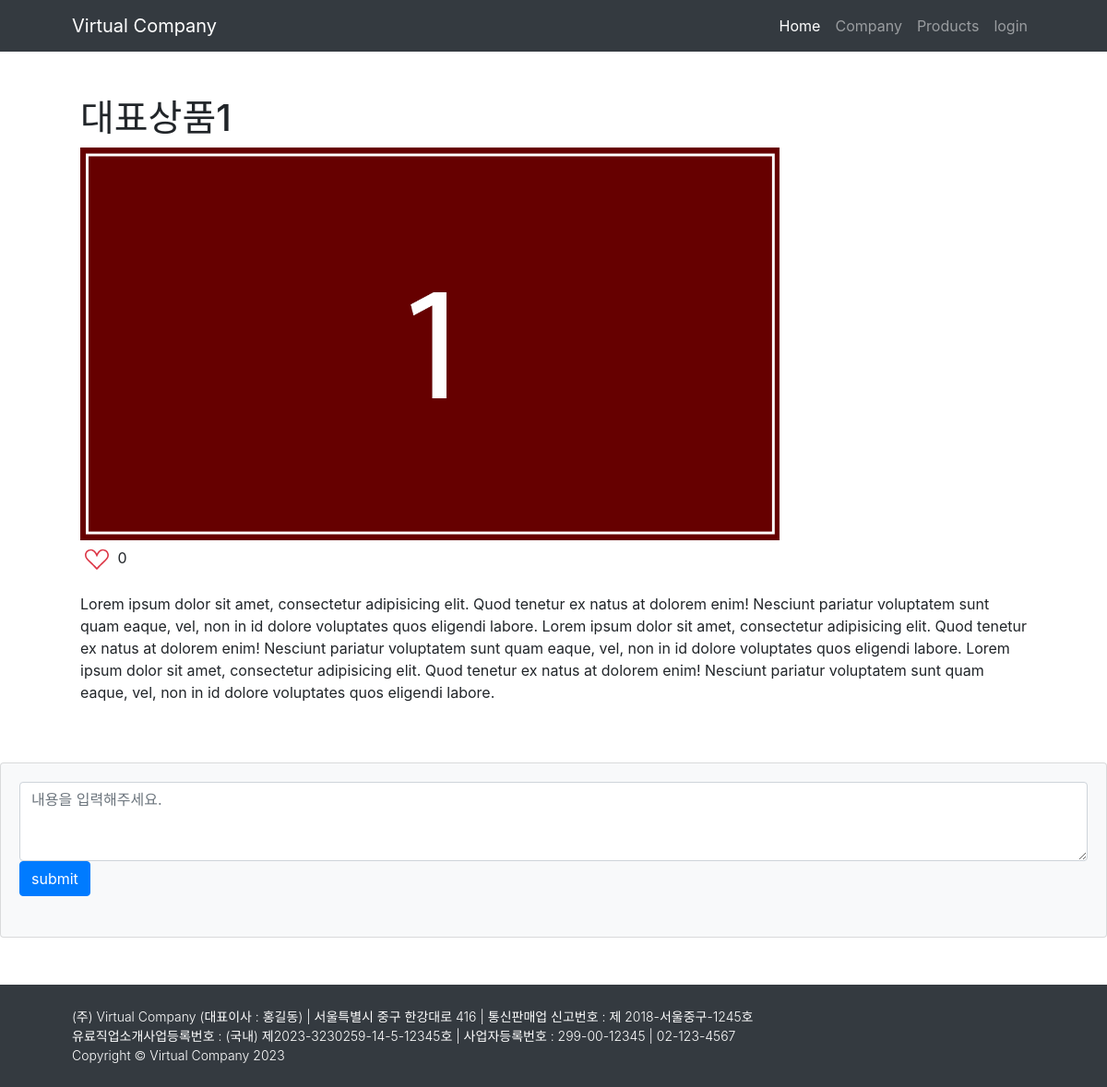
Before: /1/ with the older database file.
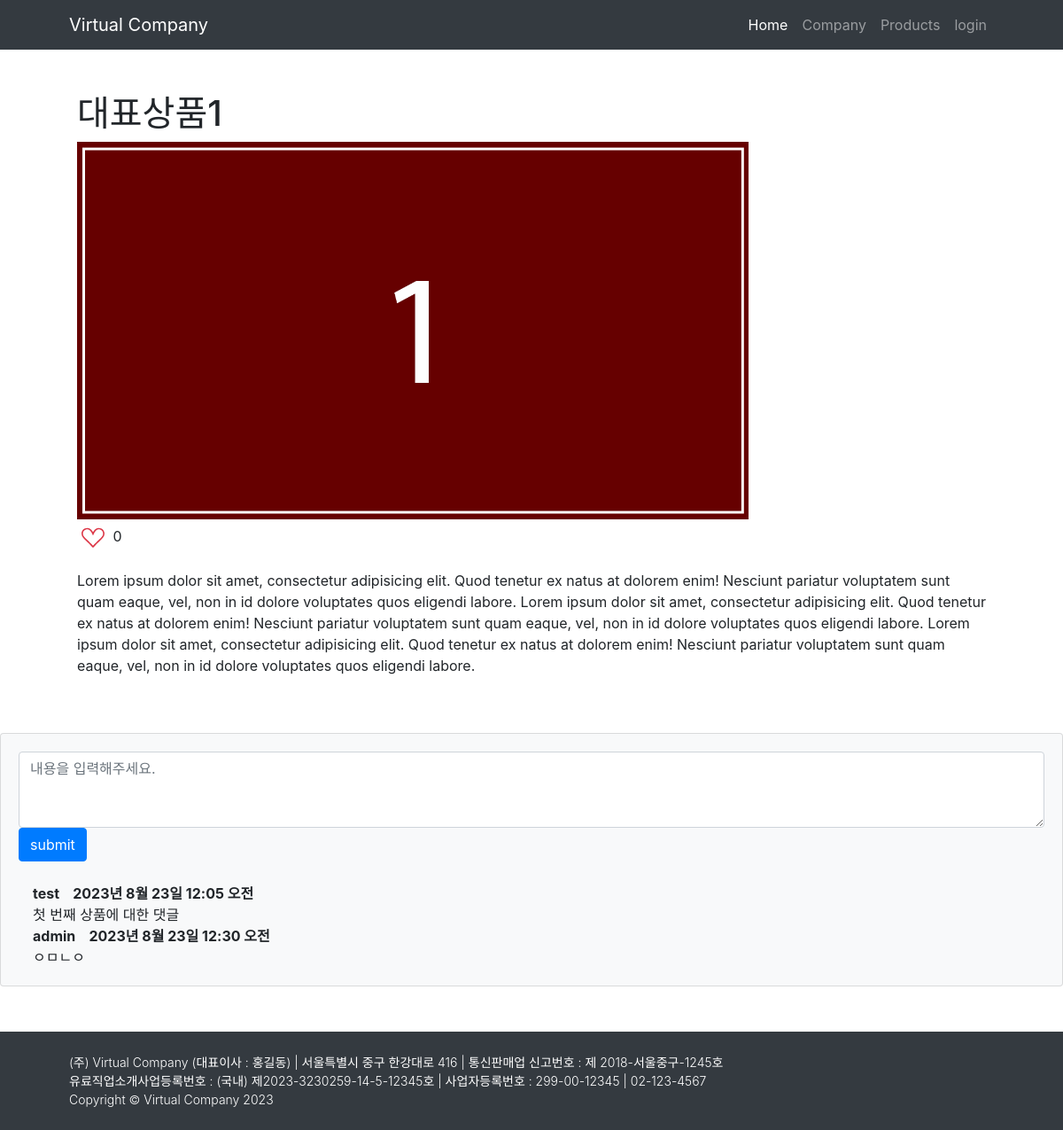
After: the same page with the newer database file.
### mysite/models.py (models this page shows, shortened)
class Product(models.Model):
    title = models.CharField(max_length=200)
    image = models.ImageField(upload_to='pics/%y%m/%d/',  null=True)
    sub_content = models.CharField(max_length=200, default='', null=True)
    content = models.TextField()
    pub_date = models.DateTimeField('date published')
    isMain = models.BooleanField()
    like = models.ManyToManyField(User, related_name='likes', blank=True)

class Comment(models.Model):
    author = models.ForeignKey(User, on_delete=models.CASCADE)
    content_list = models.ForeignKey(Product, on_delete=models.CASCADE)
    content = models.TextField()
    create_date = models.DateTimeField(auto_now_add=True)
    modify_date = models.DateTimeField(auto_now=True)

### mysite/views.py (the view)
# urls.py: path('<int:content_id>/', detail, name='detail'),
def detail(req, content_id):
    MainContent = Product.objects
    content_list = get_object_or_404(MainContent, pk=content_id)
    context = {'content_list': content_list}
    return render(req, 'mysite/content_detail.html', context)

### templates/mysite/content_detail.html (shortened to what this page needs)
{% extends 'base.html' %}
{% block content %}
<div class="container px-4 px-lg-5">
    <div class="row gx-4 gx-lg-5 align-items-center my-5">
        <h1>{{content_list.title}}</h1>
        <img src="{{ content_list.image.url }}" class="d-block w-75" alt="...">
        <p class="post-meta"  onclick="sendRequest({{ content_list.id }}, this)">
            {% if request.user in content_list.like.all %}
            <button class="btn btn-link text-danger px-1">
                <svg xmlns="http://www.w3.org/2000/svg" width="26" height="26" fill="currentColor"  viewBox="0 0 16 16">
                  <path d="M4 1c2.21 0 4 1.755 4 3.92C8 2.755 9.79 1 12 1s4 1.755 4 3.92c0 3.263-3.234 4.414-7.608 9.608a.513.513 0 0 1-.784 0C3.234 9.334 0 8.183 0 4.92 0 2.755 1.79 1 4 1z"/>
                </svg>
            </button> {{ content_list.like.count }}
            {% else %}
            <button class="btn btn-link text-danger px-1">
            </button> {{ content_list.like.count }}
            {% endif %}
        </p>
        <p>{{content_list.content}}</p>
    </div>
</div>
<section class="mb-5">
    <div class="card bg-light">
        <div class="card-body">
            <form method="post" class="mb-4" action="{% url 'comment_create' content_list.id %}">
                <textarea id="content" name="content" class="form-control" rows="3" placeholder="내용을 입력해주세요."></textarea>
                <button type="submit" class="btn btn-primary">submit</button>
            </form>
            {% for comment in content_list.comment_set.all %}
            <div class="d-flex">
                <div class="ms-3">
                    <div class="fw-bold">{{comment.author.username}} &nbsp&nbsp {{comment.create_date}}
                    </div>
                    {{comment.content}}
                </div>
            </div>
            {% endfor %}
        </div>
    </div>
</section>
{% endblock %}

### templates/base.html (shortened to what this page needs)
<!DOCTYPE html>
{% load static %}
<html lang="en">
    <head>
        <link rel="stylesheet" type="text/css" href="{% static 'styles.css' %}"/>
        <link rel="stylesheet" type="text/css" href="{% static 'bootstrap.min.css' %}"/>
    </head>
    <body>
        <div class="wrap">
            {% include "navbar.html" %}
            {% block content %}
            {% endblock %}
            {% include "footer.html" %}
        </div>
    </body>
</html>

### templates/navbar.html (shortened to what this page needs)
<nav class="navbar navbar-expand-lg navbar-dark bg-dark">
    <div class="container px-5">
        <a class="navbar-brand" href="/">Virtual Company</a>
        <div class="collapse navbar-collapse" id="navbarSupportedContent">
            <ul class="navbar-nav ms-auto mb-2 mb-lg-0">
                <li class="nav-item"><a class="nav-link active" aria-current="page" href="/">Home</a></li>
                <li class="nav-item"><a class="nav-link" href="/company/">Company</a></li>
                <li class="nav-item"><a class="nav-link" href="/mysite/">Products</a></li>
                {% if user.is_authenticated %}
                    <li class="nav-item"><a class="nav-link" href="{% url 'accounts:logout' %}">{{ user.username }} (logout)</a></li>
                {% else %}
                    <li class="nav-item"><a class="nav-link" href="{% url 'accounts:login' %}">login</a></li>
                {% endif %}
            </ul>
        </div>
    </div>
</nav>

### templates/footer.html
<footer class="py-4 bg-dark footer">
    <div class="container px-4 px-lg-5">
        <p class="m-0 text-white small fw-light">(주) Virtual Company (대표이사 : 홍길동) | 서울특별시 중구 한강대로 416 | 통신판매업 신고번호 : 제 2018-서울중구-1245호</p>
        <p class="m-0 text-white small fw-light">유료직업소개사업등록번호 : (국내) 제2023-3230259-14-5-12345호 | 사업자등록번호 : 299-00-12345 | 02-123-4567</p>
        <p class="m-0 text-white small fw-light">Copyright © Virtual Company 2023</p>
    </div>
</footer>

Changed rows visible on the page:
added Comment: author.username "test", create_date "2023년 8월 23일 12:05 오전", content "첫 번째 상품에 대한 댓글"
added Comment: author.username "admin", create_date "2023년 8월 23일 12:30 오전", content "ㅇㅁㄴㅇ"
